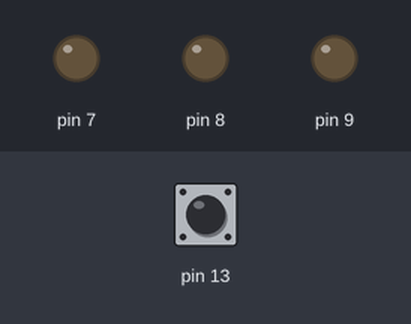
Bench run of a sketch on a simulated Arduino Uno, built with avr-gcc and run on an emulated ATmega328P. On the bench: output pins drawn as LEDs (lit = HIGH). The test bench sets the inputs (shaded band); at power-on: pin 13 LOW.

Above: at 1.2 s.
1.3 s: pin 13 pulsed HIGH 5 times (0.12 s each, 0.3 s apart)
At 1.9 s:
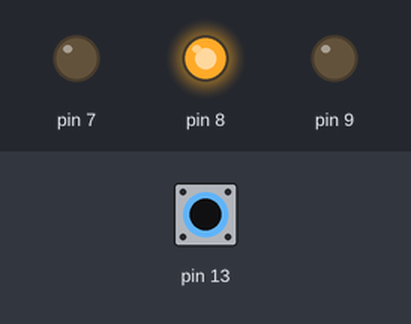
At 3.3 s:
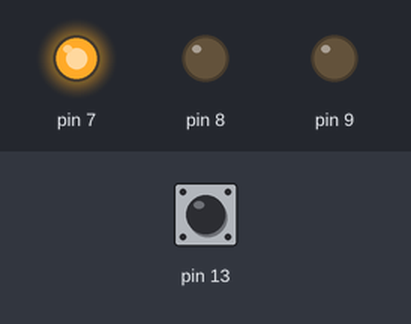
Timing chart, 0 to 4.8 s (numbered marks = the images above; inputs shaded):
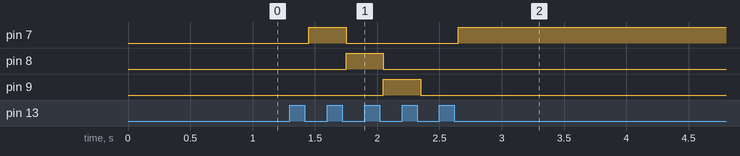

Measured:
- after the input at 1.3 s, pin 7: LOW → HIGH after 0.15 s, → LOW 0.30 s later, → HIGH 0.90 s later; pin 8: LOW → HIGH after 0.45 s, → LOW 0.30 s later; pin 9: LOW → HIGH after 0.75 s, → LOW 0.30 s later

The sketch:

Just_Check_for_10_and_11.ino
```cpp
int current_state = 0;
int oldstate = 0;
int buttonstate = 0;

void setup(){

    pinMode(7,OUTPUT);
    pinMode(8,OUTPUT);
    pinMode(9,OUTPUT);

    pinMode(13,INPUT);
}
void loop(){

  buttonstate = digitalRead(13);  //check
  if(buttonstate == HIGH){
    delay(50);
    buttonstate = digitalRead(13);
    if(buttonstate == LOW){
      current_state = oldstate + 1;
    }
  }
  else{
    delay(100);
  }

  switch(current_state){
  case 1:
      digitalWrite(7,HIGH);
      digitalWrite(8,LOW);
      digitalWrite(9,LOW);
      oldstate=current_state;
      break;

  case 2:
      digitalWrite(7,LOW);
      digitalWrite(8,HIGH);
      digitalWrite(9,LOW);
      oldstate=current_state;
      break;

  case 3:
      digitalWrite(7,LOW);
      digitalWrite(8,LOW);
      digitalWrite(9,HIGH);
      oldstate=current_state;
      break;

  default:
      digitalWrite(7,LOW);
      digitalWrite(8,LOW);
      digitalWrite(9,LOW);
      oldstate=0;
      break;
  }
}
```
